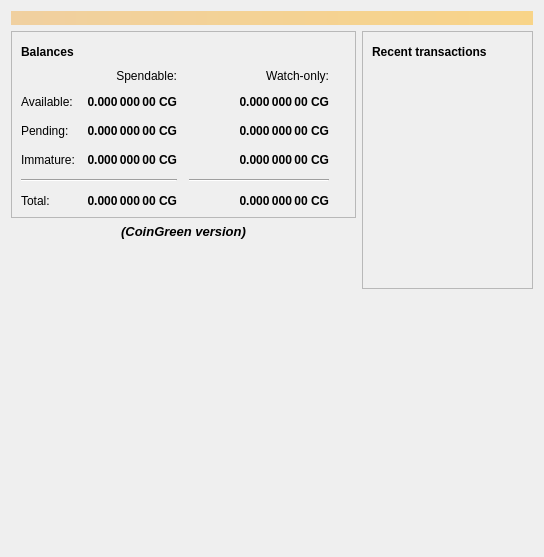
<?xml version="1.0" encoding="UTF-8"?>
<ui version="4.0">
 <class>OverviewPage</class>
 <widget class="QWidget" name="OverviewPage">
  <property name="geometry">
   <rect>
    <x>0</x>
    <y>0</y>
    <width>544</width>
    <height>557</height>
   </rect>
  </property>
  <property name="windowTitle">
   <string>Form</string>
  </property>
  <layout class="QVBoxLayout" name="topLayout">
   <item>
    <widget class="QLabel" name="labelAlerts">
     <property name="visible">
      <bool>true</bool>
     </property>
     <property name="styleSheet">
      <string notr="true">QLabel { background-color: qlineargradient(x1: 0, y1: 0, x2: 1, y2: 0, stop:0 #F0D0A0, stop:1 #F8D488); color:#000000; }</string>
     </property>
     <property name="wordWrap">
      <bool>true</bool>
     </property>
     <property name="margin">
      <number>3</number>
     </property>
     <property name="textInteractionFlags">
      <set>Qt::TextSelectableByMouse</set>
     </property>
    </widget>
   </item>
   <item>
    <layout class="QHBoxLayout" name="horizontalLayout" stretch="0,1">
     <item>
      <layout class="QGridLayout" name="gridLayout_2">
       <item row="2" column="0">
        <widget class="QLabel" name="label_wallet_bgcoin">
         <property name="font">
          <font>
           <weight>75</weight>
           <bold>true</bold>
          </font>
         </property>
         <property name="text">
          <string/>
         </property>
         <property name="pixmap">
          <pixmap resource="../bitcoin.qrc">:/icons/wallet_bgcoin</pixmap>
         </property>
         <property name="scaledContents">
          <bool>false</bool>
         </property>
         <property name="alignment">
          <set>Qt::AlignCenter</set>
         </property>
         <property name="margin">
          <number>-2</number>
         </property>
        </widget>
       </item>
       <item row="3" column="0">
        <spacer name="verticalSpacer">
         <property name="orientation">
          <enum>Qt::Vertical</enum>
         </property>
         <property name="sizeHint" stdset="0">
          <size>
           <width>20</width>
           <height>40</height>
          </size>
         </property>
        </spacer>
       </item>
       <item row="0" column="0">
        <widget class="QFrame" name="frame">
         <property name="frameShape">
          <enum>QFrame::StyledPanel</enum>
         </property>
         <property name="frameShadow">
          <enum>QFrame::Raised</enum>
         </property>
         <layout class="QVBoxLayout" name="verticalLayout_4">
          <item>
           <layout class="QHBoxLayout" name="horizontalLayout_4">
            <item>
             <widget class="QLabel" name="label_5">
              <property name="font">
               <font>
                <weight>75</weight>
                <bold>true</bold>
               </font>
              </property>
              <property name="text">
               <string>Balances</string>
              </property>
             </widget>
            </item>
            <item>
             <widget class="QPushButton" name="labelWalletStatus">
              <property name="enabled">
               <bool>true</bool>
              </property>
              <property name="maximumSize">
               <size>
                <width>30</width>
                <height>16777215</height>
               </size>
              </property>
              <property name="toolTip">
               <string>The displayed information may be out of date. Your wallet automatically synchronizes with the CoinGreen network after a connection is established, but this process has not completed yet.</string>
              </property>
              <property name="text">
               <string/>
              </property>
              <property name="icon">
               <iconset resource="../bitcoin.qrc">
                <normaloff>:/icons/warning</normaloff>
                <disabledoff>:/icons/warning</disabledoff>:/icons/warning</iconset>
              </property>
              <property name="iconSize">
               <size>
                <width>24</width>
                <height>24</height>
               </size>
              </property>
              <property name="flat">
               <bool>true</bool>
              </property>
             </widget>
            </item>
            <item>
             <spacer name="horizontalSpacer_3">
              <property name="orientation">
               <enum>Qt::Horizontal</enum>
              </property>
              <property name="sizeHint" stdset="0">
               <size>
                <width>40</width>
                <height>20</height>
               </size>
              </property>
             </spacer>
            </item>
           </layout>
          </item>
          <item>
           <layout class="QGridLayout" name="gridLayout">
            <property name="spacing">
             <number>12</number>
            </property>
            <item row="2" column="2">
             <widget class="QLabel" name="labelWatchPending">
              <property name="font">
               <font>
                <weight>75</weight>
                <bold>true</bold>
               </font>
              </property>
              <property name="cursor">
               <cursorShape>IBeamCursor</cursorShape>
              </property>
              <property name="toolTip">
               <string>Unconfirmed transactions to watch-only addresses</string>
              </property>
              <property name="text">
               <string notr="true">0.000 000 00 CG</string>
              </property>
              <property name="alignment">
               <set>Qt::AlignRight|Qt::AlignTrailing|Qt::AlignVCenter</set>
              </property>
              <property name="textInteractionFlags">
               <set>Qt::LinksAccessibleByMouse|Qt::TextSelectableByKeyboard|Qt::TextSelectableByMouse</set>
              </property>
             </widget>
            </item>
            <item row="2" column="1">
             <widget class="QLabel" name="labelUnconfirmed">
              <property name="font">
               <font>
                <weight>75</weight>
                <bold>true</bold>
               </font>
              </property>
              <property name="cursor">
               <cursorShape>IBeamCursor</cursorShape>
              </property>
              <property name="toolTip">
               <string>Total of transactions that have yet to be confirmed, and do not yet count toward the spendable balance</string>
              </property>
              <property name="text">
               <string notr="true">0.000 000 00 CG</string>
              </property>
              <property name="alignment">
               <set>Qt::AlignRight|Qt::AlignTrailing|Qt::AlignVCenter</set>
              </property>
              <property name="textInteractionFlags">
               <set>Qt::LinksAccessibleByMouse|Qt::TextSelectableByKeyboard|Qt::TextSelectableByMouse</set>
              </property>
             </widget>
            </item>
            <item row="3" column="2">
             <widget class="QLabel" name="labelWatchImmature">
              <property name="font">
               <font>
                <weight>75</weight>
                <bold>true</bold>
               </font>
              </property>
              <property name="cursor">
               <cursorShape>IBeamCursor</cursorShape>
              </property>
              <property name="toolTip">
               <string>Mined balance in watch-only addresses that has not yet matured</string>
              </property>
              <property name="text">
               <string notr="true">0.000 000 00 CG</string>
              </property>
              <property name="alignment">
               <set>Qt::AlignRight|Qt::AlignTrailing|Qt::AlignVCenter</set>
              </property>
              <property name="textInteractionFlags">
               <set>Qt::LinksAccessibleByMouse|Qt::TextSelectableByKeyboard|Qt::TextSelectableByMouse</set>
              </property>
             </widget>
            </item>
            <item row="4" column="0" colspan="2">
             <widget class="Line" name="line">
              <property name="orientation">
               <enum>Qt::Horizontal</enum>
              </property>
             </widget>
            </item>
            <item row="4" column="2">
             <widget class="Line" name="lineWatchBalance">
              <property name="sizePolicy">
               <sizepolicy hsizetype="Preferred" vsizetype="Fixed">
                <horstretch>0</horstretch>
                <verstretch>0</verstretch>
               </sizepolicy>
              </property>
              <property name="minimumSize">
               <size>
                <width>140</width>
                <height>0</height>
               </size>
              </property>
              <property name="orientation">
               <enum>Qt::Horizontal</enum>
              </property>
             </widget>
            </item>
            <item row="5" column="0">
             <widget class="QLabel" name="labelTotalText">
              <property name="text">
               <string>Total:</string>
              </property>
             </widget>
            </item>
            <item row="3" column="1">
             <widget class="QLabel" name="labelImmature">
              <property name="font">
               <font>
                <weight>75</weight>
                <bold>true</bold>
               </font>
              </property>
              <property name="cursor">
               <cursorShape>IBeamCursor</cursorShape>
              </property>
              <property name="toolTip">
               <string>Mined balance that has not yet matured</string>
              </property>
              <property name="text">
               <string notr="true">0.000 000 00 CG</string>
              </property>
              <property name="alignment">
               <set>Qt::AlignRight|Qt::AlignTrailing|Qt::AlignVCenter</set>
              </property>
              <property name="textInteractionFlags">
               <set>Qt::LinksAccessibleByMouse|Qt::TextSelectableByKeyboard|Qt::TextSelectableByMouse</set>
              </property>
             </widget>
            </item>
            <item row="2" column="3">
             <spacer name="horizontalSpacer_2">
              <property name="orientation">
               <enum>Qt::Horizontal</enum>
              </property>
              <property name="sizeHint" stdset="0">
               <size>
                <width>40</width>
                <height>20</height>
               </size>
              </property>
             </spacer>
            </item>
            <item row="3" column="0">
             <widget class="QLabel" name="labelImmatureText">
              <property name="text">
               <string>Immature:</string>
              </property>
             </widget>
            </item>
            <item row="5" column="1">
             <widget class="QLabel" name="labelTotal">
              <property name="font">
               <font>
                <weight>75</weight>
                <bold>true</bold>
               </font>
              </property>
              <property name="cursor">
               <cursorShape>IBeamCursor</cursorShape>
              </property>
              <property name="toolTip">
               <string>Your current total balance</string>
              </property>
              <property name="text">
               <string notr="true">0.000 000 00 CG</string>
              </property>
              <property name="alignment">
               <set>Qt::AlignRight|Qt::AlignTrailing|Qt::AlignVCenter</set>
              </property>
              <property name="textInteractionFlags">
               <set>Qt::LinksAccessibleByMouse|Qt::TextSelectableByKeyboard|Qt::TextSelectableByMouse</set>
              </property>
             </widget>
            </item>
            <item row="5" column="2">
             <widget class="QLabel" name="labelWatchTotal">
              <property name="font">
               <font>
                <weight>75</weight>
                <bold>true</bold>
               </font>
              </property>
              <property name="cursor">
               <cursorShape>IBeamCursor</cursorShape>
              </property>
              <property name="toolTip">
               <string>Current total balance in watch-only addresses</string>
              </property>
              <property name="text">
               <string notr="true">0.000 000 00 CG</string>
              </property>
              <property name="alignment">
               <set>Qt::AlignRight|Qt::AlignTrailing|Qt::AlignVCenter</set>
              </property>
              <property name="textInteractionFlags">
               <set>Qt::LinksAccessibleByMouse|Qt::TextSelectableByKeyboard|Qt::TextSelectableByMouse</set>
              </property>
             </widget>
            </item>
            <item row="0" column="2">
             <widget class="QLabel" name="labelWatchonly">
              <property name="text">
               <string>Watch-only:</string>
              </property>
              <property name="alignment">
               <set>Qt::AlignRight|Qt::AlignTrailing|Qt::AlignVCenter</set>
              </property>
             </widget>
            </item>
            <item row="1" column="0">
             <widget class="QLabel" name="labelBalanceText">
              <property name="text">
               <string>Available:</string>
              </property>
             </widget>
            </item>
            <item row="1" column="1">
             <widget class="QLabel" name="labelBalance">
              <property name="font">
               <font>
                <weight>75</weight>
                <bold>true</bold>
               </font>
              </property>
              <property name="cursor">
               <cursorShape>IBeamCursor</cursorShape>
              </property>
              <property name="toolTip">
               <string>Your current spendable balance</string>
              </property>
              <property name="text">
               <string notr="true">0.000 000 00 CG</string>
              </property>
              <property name="alignment">
               <set>Qt::AlignRight|Qt::AlignTrailing|Qt::AlignVCenter</set>
              </property>
              <property name="textInteractionFlags">
               <set>Qt::LinksAccessibleByMouse|Qt::TextSelectableByKeyboard|Qt::TextSelectableByMouse</set>
              </property>
             </widget>
            </item>
            <item row="1" column="2">
             <widget class="QLabel" name="labelWatchAvailable">
              <property name="font">
               <font>
                <weight>75</weight>
                <bold>true</bold>
               </font>
              </property>
              <property name="cursor">
               <cursorShape>IBeamCursor</cursorShape>
              </property>
              <property name="toolTip">
               <string>Your current balance in watch-only addresses</string>
              </property>
              <property name="text">
               <string notr="true">0.000 000 00 CG</string>
              </property>
              <property name="alignment">
               <set>Qt::AlignRight|Qt::AlignTrailing|Qt::AlignVCenter</set>
              </property>
              <property name="textInteractionFlags">
               <set>Qt::LinksAccessibleByMouse|Qt::TextSelectableByKeyboard|Qt::TextSelectableByMouse</set>
              </property>
             </widget>
            </item>
            <item row="2" column="0">
             <widget class="QLabel" name="labelPendingText">
              <property name="text">
               <string>Pending:</string>
              </property>
             </widget>
            </item>
            <item row="0" column="1">
             <widget class="QLabel" name="labelSpendable">
              <property name="text">
               <string>Spendable:</string>
              </property>
              <property name="alignment">
               <set>Qt::AlignRight|Qt::AlignTrailing|Qt::AlignVCenter</set>
              </property>
             </widget>
            </item>
           </layout>
          </item>
         </layout>
        </widget>
       </item>
       <item row="1" column="0">
        <widget class="QLabel" name="labelCGVersion">
         <property name="sizePolicy">
          <sizepolicy hsizetype="Preferred" vsizetype="Preferred">
           <horstretch>0</horstretch>
           <verstretch>0</verstretch>
          </sizepolicy>
         </property>
         <property name="font">
          <font>
           <pointsize>10</pointsize>
           <weight>75</weight>
           <italic>true</italic>
           <bold>true</bold>
          </font>
         </property>
         <property name="locale">
          <locale language="English" country="UnitedStates"/>
         </property>
         <property name="text">
          <string notr="true">(CoinGreen version)</string>
         </property>
         <property name="alignment">
          <set>Qt::AlignCenter</set>
         </property>
         <property name="indent">
          <number>10</number>
         </property>
        </widget>
       </item>
      </layout>
     </item>
     <item>
      <layout class="QVBoxLayout" name="verticalLayout_3">
       <item>
        <widget class="QFrame" name="frame_2">
         <property name="frameShape">
          <enum>QFrame::StyledPanel</enum>
         </property>
         <property name="frameShadow">
          <enum>QFrame::Raised</enum>
         </property>
         <layout class="QVBoxLayout" name="verticalLayout">
          <item>
           <layout class="QHBoxLayout" name="horizontalLayout_2">
            <item>
             <widget class="QLabel" name="label_4">
              <property name="font">
               <font>
                <weight>75</weight>
                <bold>true</bold>
               </font>
              </property>
              <property name="text">
               <string>Recent transactions</string>
              </property>
             </widget>
            </item>
            <item>
             <widget class="QPushButton" name="labelTransactionsStatus">
              <property name="enabled">
               <bool>true</bool>
              </property>
              <property name="maximumSize">
               <size>
                <width>30</width>
                <height>16777215</height>
               </size>
              </property>
              <property name="toolTip">
               <string>The displayed information may be out of date. Your wallet automatically synchronizes with the CoinGreen network after a connection is established, but this process has not completed yet.</string>
              </property>
              <property name="text">
               <string/>
              </property>
              <property name="icon">
               <iconset resource="../bitcoin.qrc">
                <normaloff>:/icons/warning</normaloff>
                <disabledoff>:/icons/warning</disabledoff>:/icons/warning</iconset>
              </property>
              <property name="iconSize">
               <size>
                <width>24</width>
                <height>24</height>
               </size>
              </property>
              <property name="flat">
               <bool>true</bool>
              </property>
             </widget>
            </item>
            <item>
             <spacer name="horizontalSpacer">
              <property name="orientation">
               <enum>Qt::Horizontal</enum>
              </property>
              <property name="sizeHint" stdset="0">
               <size>
                <width>40</width>
                <height>20</height>
               </size>
              </property>
             </spacer>
            </item>
           </layout>
          </item>
          <item>
           <widget class="QListView" name="listTransactions">
            <property name="styleSheet">
             <string notr="true">QListView { background: transparent; }</string>
            </property>
            <property name="frameShape">
             <enum>QFrame::NoFrame</enum>
            </property>
            <property name="verticalScrollBarPolicy">
             <enum>Qt::ScrollBarAlwaysOff</enum>
            </property>
            <property name="horizontalScrollBarPolicy">
             <enum>Qt::ScrollBarAlwaysOff</enum>
            </property>
            <property name="selectionMode">
             <enum>QAbstractItemView::NoSelection</enum>
            </property>
           </widget>
          </item>
         </layout>
        </widget>
       </item>
       <item>
        <spacer name="verticalSpacer_2">
         <property name="orientation">
          <enum>Qt::Vertical</enum>
         </property>
         <property name="sizeHint" stdset="0">
          <size>
           <width>20</width>
           <height>40</height>
          </size>
         </property>
        </spacer>
       </item>
      </layout>
     </item>
    </layout>
   </item>
  </layout>
 </widget>
 <resources>
  <include location="../bitcoin.qrc"/>
 </resources>
 <connections/>
</ui>
